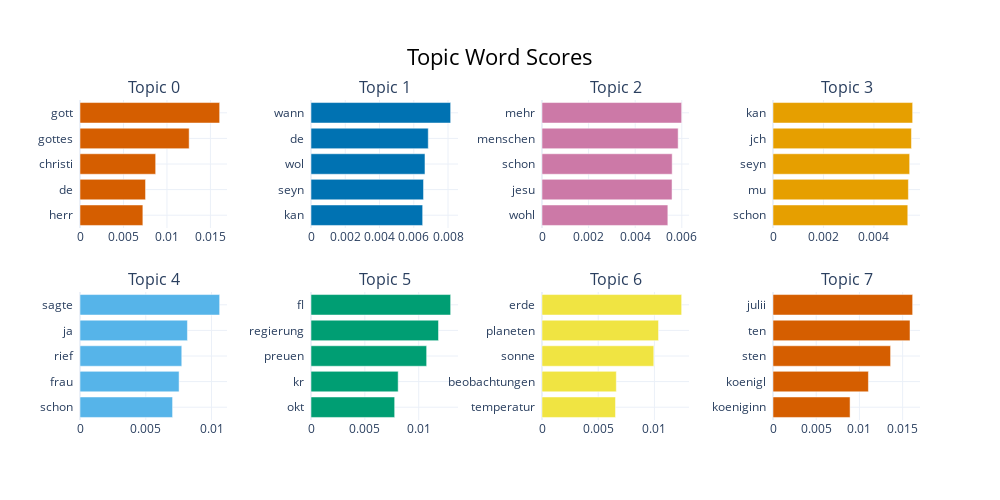

Notebook code cell kept with this figure:
### Markdown cell above
Barchart:

### Code cell
topic_model.visualize_barchart()

### Figure 1 — Plotly figure (JSON) as saved in the notebook; plotly's stock layout.template omitted (floating-point values rounded to 4 significant figures)
{"data": [{"marker": {"color": "#D55E00"}, "orientation": "h", "type": "bar", "x": [0.00723, 0.007538, 0.008703, 0.01256, 0.01606], "xaxis": "x", "y": ["herr  ", "de  ", "christi  ", "gottes  ", "gott  "], "yaxis": "y"}, {"marker": {"color": "#0072B2"}, "orientation": "h", "type": "bar", "x": [0.00652, 0.00657, 0.006655, 0.006847, 0.008154], "xaxis": "x2", "y": ["kan  ", "seyn  ", "wol  ", "de  ", "wann  "], "yaxis": "y2"}, {"marker": {"color": "#CC79A7"}, "orientation": "h", "type": "bar", "x": [0.005401, 0.005581, 0.005587, 0.005843, 0.005993], "xaxis": "x3", "y": ["wohl  ", "jesu  ", "schon  ", "menschen  ", "mehr  "], "yaxis": "y3"}, {"marker": {"color": "#E69F00"}, "orientation": "h", "type": "bar", "x": [0.005343, 0.005367, 0.005417, 0.005488, 0.005536], "xaxis": "x4", "y": ["schon  ", "mu  ", "seyn  ", "jch  ", "kan  "], "yaxis": "y4"}, {"marker": {"color": "#56B4E9"}, "orientation": "h", "type": "bar", "x": [0.007039, 0.007533, 0.007738, 0.008168, 0.01062], "xaxis": "x5", "y": ["schon  ", "frau  ", "rief  ", "ja  ", "sagte  "], "yaxis": "y5"}, {"marker": {"color": "#009E73"}, "orientation": "h", "type": "bar", "x": [0.007768, 0.008093, 0.01074, 0.01184, 0.01297], "xaxis": "x6", "y": ["okt  ", "kr  ", "preuen  ", "regierung  ", "fl  "], "yaxis": "y6"}, {"marker": {"color": "#F0E442"}, "orientation": "h", "type": "bar", "x": [0.006539, 0.006611, 0.009944, 0.01037, 0.01242], "xaxis": "x7", "y": ["temperatur  ", "beobachtungen  ", "sonne  ", "planeten  ", "erde  "], "yaxis": "y7"}, {"marker": {"color": "#D55E00"}, "orientation": "h", "type": "bar", "x": [0.008917, 0.01104, 0.01361, 0.01585, 0.01616], "xaxis": "x8", "y": ["koeniginn  ", "koenigl  ", "sten  ", "ten  ", "julii  "], "yaxis": "y8"}], "layout": {"annotations": [{"font": {"size": 16}, "showarrow": false, "text": "Topic 0", "x": 0.0875, "xanchor": "center", "xref": "paper", "y": 1, "yanchor": "bottom", "yref": "paper"}, {"font": {"size": 16}, "showarrow": false, "text": "Topic 1", "x": 0.3625, "xanchor": "center", "xref": "paper", "y": 1, "yanchor": "bottom", "yref": "paper"}, {"font": {"size": 16}, "showarrow": false, "text": "Topic 2", "x": 0.6375, "xanchor": "center", "xref": "paper", "y": 1, "yanchor": "bottom", "yref": "paper"}, {"font": {"size": 16}, "showarrow": false, "text": "Topic 3", "x": 0.9125, "xanchor": "center", "xref": "paper", "y": 1, "yanchor": "bottom", "yref": "paper"}, {"font": {"size": 16}, "showarrow": false, "text": "Topic 4", "x": 0.0875, "xanchor": "center", "xref": "paper", "y": 0.4, "yanchor": "bottom", "yref": "paper"}, {"font": {"size": 16}, "showarrow": false, "text": "Topic 5", "x": 0.3625, "xanchor": "center", "xref": "paper", "y": 0.4, "yanchor": "bottom", "yref": "paper"}, {"font": {"size": 16}, "showarrow": false, "text": "Topic 6", "x": 0.6375, "xanchor": "center", "xref": "paper", "y": 0.4, "yanchor": "bottom", "yref": "paper"}, {"font": {"size": 16}, "showarrow": false, "text": "Topic 7", "x": 0.9125, "xanchor": "center", "xref": "paper", "y": 0.4, "yanchor": "bottom", "yref": "paper"}], "height": 500, "hoverlabel": {"bgcolor": "white", "font": {"family": "Rockwell", "size": 16}}, "showlegend": false, "title": {"font": {"color": "Black", "size": 22}, "text": "Topic Word Scores", "x": 0.5, "xanchor": "center", "yanchor": "top"}, "width": 1000, "xaxis": {"anchor": "y", "domain": [0, 0.175], "showgrid": true}, "xaxis2": {"anchor": "y2", "domain": [0.275, 0.45], "showgrid": true}, "xaxis3": {"anchor": "y3", "domain": [0.55, 0.725], "showgrid": true}, "xaxis4": {"anchor": "y4", "domain": [0.825, 1], "showgrid": true}, "xaxis5": {"anchor": "y5", "domain": [0, 0.175], "showgrid": true}, "xaxis6": {"anchor": "y6", "domain": [0.275, 0.45], "showgrid": true}, "xaxis7": {"anchor": "y7", "domain": [0.55, 0.725], "showgrid": true}, "xaxis8": {"anchor": "y8", "domain": [0.825, 1], "showgrid": true}, "yaxis": {"anchor": "x", "domain": [0.6, 1], "showgrid": true}, "yaxis2": {"anchor": "x2", "domain": [0.6, 1], "showgrid": true}, "yaxis3": {"anchor": "x3", "domain": [0.6, 1], "showgrid": true}, "yaxis4": {"anchor": "x4", "domain": [0.6, 1], "showgrid": true}, "yaxis5": {"anchor": "x5", "domain": [0, 0.4], "showgrid": true}, "yaxis6": {"anchor": "x6", "domain": [0, 0.4], "showgrid": true}, "yaxis7": {"anchor": "x7", "domain": [0, 0.4], "showgrid": true}, "yaxis8": {"anchor": "x8", "domain": [0, 0.4], "showgrid": true}}}
